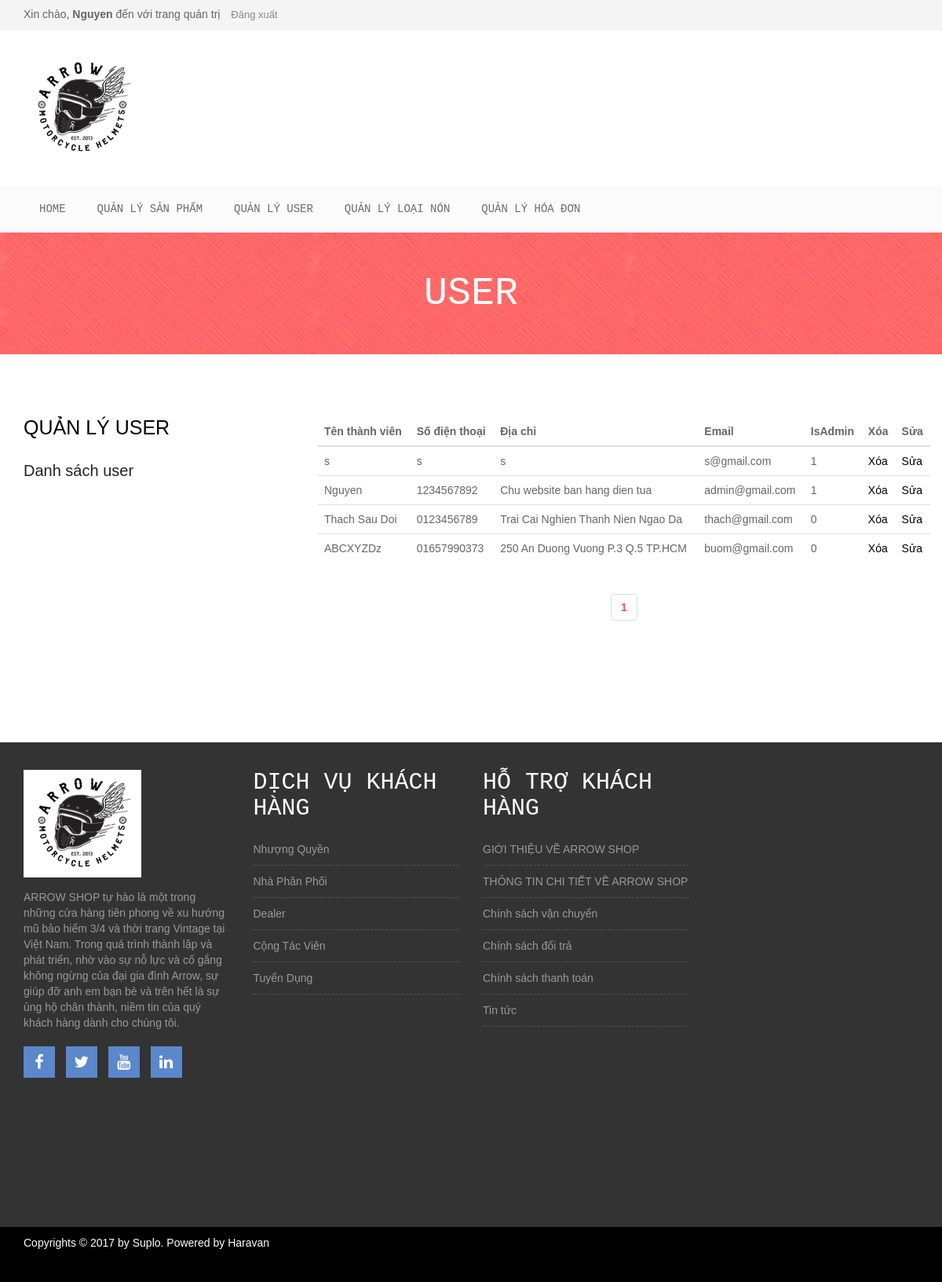
Screenshot of /admin.php?mod=User&act=QuanLy (signed in) with the database file from the repository.
### tables this page shows
CREATE TABLE `khachhang` (
  `MaKH` int(10) NOT NULL,
  `TenKH` varchar(50) NOT NULL,
  `SoDienThoai` text NOT NULL,
  `DiaChi` varchar(50) NOT NULL,
  `Email` varchar(50) NOT NULL,
  `Pass` varchar(200) NOT NULL,
  `IsAdmin` int(1) DEFAULT NULL
);

### Model/KhachHang.php (called while the page is built, shortened)
<?php
include_once("DataProvider.php");
class KhachHang
{
	private $da;
	function __construct()
	{
		$this->da = new DataProvider();
	}
	function GetListKhachHang($start,$limit)
	{
		$sql="Select * from khachhang order by MaKH desc limit $start,$limit";
		return $this->da->FetchAll($sql);
	}
	function CountKhachHang()
	{
		$sql="Select MaKH from khachhang";
		return $this->da->NumRows($sql);
	}
}
?>

### Model/DataProvider.php (called while the page is built, shortened)
<?php
class DataProvider
{
	private $link;
	function __construct()
	{
		$this->link=mysqli_connect("localhost","root","","qlbanhang");
	}
	function ExecuteQuery($sql)
	{
		mysqli_query($this->link,"set names 'utf8'");
		return mysqli_query($this->link, $sql);
	}
	function NumRows($sql)
	{
		$result=$this->ExecuteQuery($sql);
		return mysqli_num_rows($result);
	}
	function FetchAll($sql)
	{
		$result=$this->ExecuteQuery($sql);
		$arr=array();
		while($row=mysqli_fetch_assoc($result))
		{
			$arr[]=$row;
		}
		return $arr;
	}
}
?>

### View/User/QuanLy.php (the view)
<div class="col-md-8">
    <div class="product-content-right">
    	<div class="row">
    		<table class="table table-dark table-hover">
              	<thead>
                	<tr>
	                  <th>Tên thành viên</th>
	                  <th>Số điện thoại</th>
	                  <th>Địa chỉ</th>
	                  <th>Email</th>
	                  <th>IsAdmin</th>
	                  <th>Xóa</th>
	                  <th>Sửa</th>
	                </tr>
	            </thead>
	            <tbody>
<?php
foreach($rs as $row)
{
	echo <<<EDO
					<tr>
						<td>{$row['TenKH']}</td>
						<td>{$row['SoDienThoai']}</td>
						<td>{$row['DiaChi']}</td>
						<td>{$row['Email']}</td>
						<td>{$row['IsAdmin']}</td>
						<td>
							<a href="admin.php?mod=User&act=Xoa&id={$row['MaKH']}" onclick="return confirm('Bạn có chắc muốn xóa không')">Xóa</a>
						</td>
						<td>
							<a href="admin.php?mod=User&act=Sua&id={$row['MaKH']}">Sửa</a>
						</td>
					</tr>
EDO;
}
?>
				</tbody>
			</table>
		</div>
		<div class="row">
            <div class="col-md-12">
                <div class="product-pagination text-center">
                    <nav>
                     	<ul class="pagination">
<?php
	if(isset($numpages))
	{
		for($i=1;$i<=$numpages;$i++)
		{
			if($Trang == $i)
				echo "<li><a href='admin.php?mod=User&act=QuanLy&page=$i'><b>$i</b></a></li>";
			else
				echo "<li><a href='admin.php?mod=User&act=QuanLy&page=$i'>$i</a></li>";
		}
	}
?>
						</ul>
					</nav>
				</div>
			</div>
		</div>
	</div>
</div>

### style.css (style rules this page uses)
body { font-family:Arial, Helvetica, sans-serif; }
a { color: black }
.pagination > li > a, .pagination > li > span { color: #ff4d4d; }

### css/Logi.css (style rules this page uses)
body { background: #e9e9e9; color: #666666; font-family: "Segoe UI Light", sans-serif; font-size: 14px; -webkit-font-smoothing: antialiased; }

### rows the page displays
khachhang: TenKH "s", SoDienThoai "s", DiaChi "s", Email "s@gmail.com", IsAdmin "1"
khachhang: TenKH "Nguyen", SoDienThoai "1234567892", DiaChi "Chu website ban hang dien tua", Email "admin@gmail.com", IsAdmin "1"
khachhang: TenKH "Thach Sau Doi", SoDienThoai "0123456789", DiaChi "Trai Cai Nghien Thanh Nien Ngao Da", Email "thach@gmail.com", IsAdmin "0"
khachhang: TenKH "ABCXYZDz", SoDienThoai "01657990373", DiaChi "250 An Duong Vuong P.3 Q.5 TP.HCM", Email "buom@gmail.com", IsAdmin "0"

### other values shown
$_SESSION['hoten'] "Nguyen"
